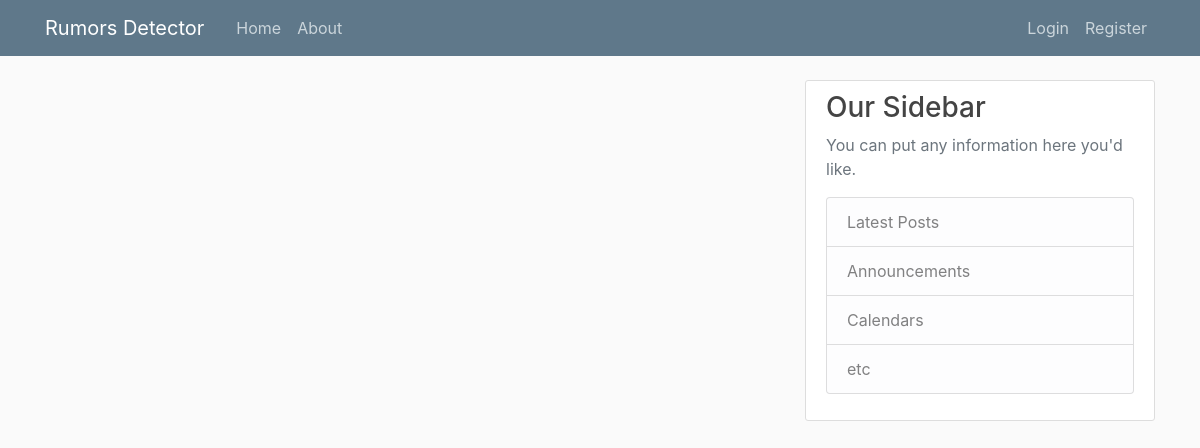
Page /home on the earlier database version.
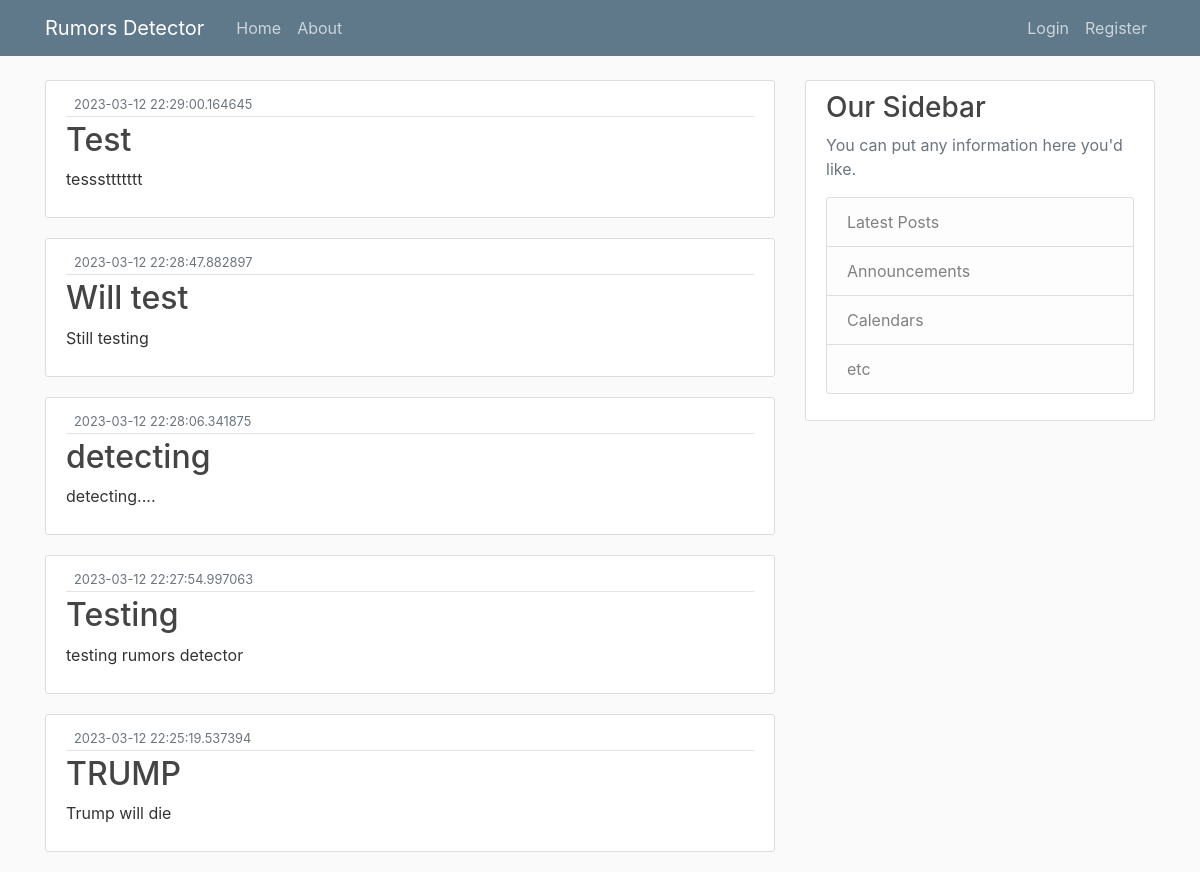
Same page on the later database version.
### app/models.py (models this page shows, shortened)
class Post(db.Model):
    id = db.Column(db.Integer, primary_key=True)
    title=db.Column(db.String(100), nullable=False)
    date_posted=db.Column(db.DateTime, nullable=False, default= datetime.utcnow)
    content= db.Column(db.Text, nullable=False)
    user_id= db.Column(db.Integer, db.ForeignKey('user.id'), nullable=False)
    classifications=db.relationship('Classification', backref='text_classified', lazy=True)

### app/routes.py (the view)
@app.route("/")
@app.route("/home")
def home():
    page= request.args.get('page', 1, type=int)
    posts= Post.query.order_by(Post.date_posted.desc()).paginate(page=page, per_page=5)
    return render_template('home.html', posts=posts)

### app/templates/home.html (shortened to what this page needs)
{% extends "layout.html" %}
{% block content %}
{% for post in posts %}
<article class="media content-section">
    <div class="media-body">
        <div class="article-metadata">
            <small class="text-muted">{{ post.date_posted }}</small>
        </div>
        <h2><a class="article-title" href="#">{{ post.title }}</a></h2>
        <p class="article-content">{{ post.content }}</p>
    </div>
</article>
{% endfor %}
{% endblock content %}

Differences in the rows shown:
added Post: date_posted "2023-03-12 22:29:00.164645", title "Test", content "tesssttttttt"
added Post: date_posted "2023-03-12 22:28:47.882897", title "Will test", content "Still testing"
added Post: date_posted "2023-03-12 22:28:06.341875", title "detecting", content "detecting...."
added Post: date_posted "2023-03-12 22:27:54.997063", title "Testing", content "testing rumors detector"
added Post: date_posted "2023-03-12 22:25:19.537394", title "TRUMP", content "Trump will die"
